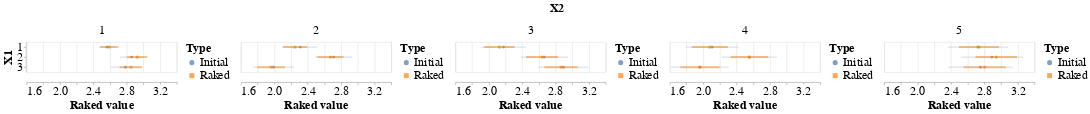

Notebook source saved alongside this figure:
### Markdown cell above
We plot initial values and raked values with their uncertainties (plus or minus the standard deviation).

### Code cell
bar = alt.Chart(df_raked).mark_errorbar(clip=True, opacity=0.5).encode(
    alt.X('Upper:Q', scale=alt.Scale(zero=False), axis=alt.Axis(title='Raked value')),
    alt.X2('Lower:Q'),
    alt.Y('X1:N', axis=alt.Axis(title='X1')),
    color=alt.Color('Type:N', legend=None),
    strokeWidth=alt.StrokeWidth('width:Q', legend=None)
)
point = alt.Chart(df_raked).mark_point(
    filled=True
).encode(
    alt.X('Value:Q'),
    alt.Y('X1:N'),
    color=alt.Color('Type:N'),
    shape=alt.Shape('Type:N')
)
chart = alt.layer(point, bar).resolve_scale(
    shape='independent',
    color='independent'
).facet(
    column=alt.Column('X2:N', header=alt.Header(title='X2', titleFontSize=24, labelFontSize=24)),
).configure_axis(
    labelFontSize=24,
    titleFontSize=24
).configure_legend(
    labelFontSize=24,
    titleFontSize=24
)
chart

### Figure 1 — Vega-Lite specification as saved in the notebook (floating-point values rounded to 4 significant figures)
{"config": {"view": {"continuousWidth": 300, "continuousHeight": 300}, "axis": {"labelFontSize": 24, "titleFontSize": 24}, "legend": {"labelFontSize": 24, "titleFontSize": 24}}, "data": {"name": "data-aa283ec422b1b225ed12260d5d9272c5"}, "facet": {"column": {"field": "X2", "header": {"labelFontSize": 24, "title": "X2", "titleFontSize": 24}, "type": "nominal"}}, "spec": {"layer": [{"mark": {"type": "point", "filled": true}, "encoding": {"color": {"field": "Type", "type": "nominal"}, "shape": {"field": "Type", "type": "nominal"}, "x": {"field": "Value", "type": "quantitative"}, "y": {"field": "X1", "type": "nominal"}}}, {"mark": {"type": "errorbar", "clip": true, "opacity": 0.5}, "encoding": {"color": {"field": "Type", "legend": null, "type": "nominal"}, "strokeWidth": {"field": "width", "legend": null, "type": "quantitative"}, "x": {"axis": {"title": "Raked value"}, "field": "Upper", "scale": {"zero": false}, "type": "quantitative"}, "x2": {"field": "Lower"}, "y": {"axis": {"title": "X1"}, "field": "X1", "type": "nominal"}}}], "resolve": {"scale": {"color": "independent", "shape": "independent"}}}, "$schema": "https://vega.github.io/schema/vega-lite/v5.20.1.json", "datasets": {"data-aa283ec422b1b225ed12260d5d9272c5": [{"X1": 1, "X2": 1, "Value": 2.564, "Type": "Initial", "width": 1, "variance": 0.01, "Upper": 2.664, "Lower": 2.464}, {"X1": 2, "X2": 1, "Value": 2.858, "Type": "Initial", "width": 1, "variance": 0.02, "Upper": 3.0, "Lower": 2.717}, {"X1": 3, "X2": 1, "Value": 2.784, "Type": "Initial", "width": 1, "variance": 0.03, "Upper": 2.957, "Lower": 2.611}, {"X1": 1, "X2": 2, "Value": 2.311, "Type": "Initial", "width": 1, "variance": 0.04, "Upper": 2.511, "Lower": 2.111}, {"X1": 2, "X2": 2, "Value": 2.711, "Type": "Initial", "width": 1, "variance": 0.05, "Upper": 2.934, "Lower": 2.487}, {"X1": 3, "X2": 2, "Value": 1.99, "Type": "Initial", "width": 1, "variance": 0.06, "Upper": 2.235, "Lower": 1.745}, {"X1": 1, "X2": 3, "Value": 2.177, "Type": "Initial", "width": 1, "variance": 0.07, "Upper": 2.442, "Lower": 1.913}, {"X1": 2, "X2": 3, "Value": 2.664, "Type": "Initial", "width": 1, "variance": 0.08, "Upper": 2.947, "Lower": 2.381}, {"X1": 3, "X2": 3, "Value": 2.893, "Type": "Initial", "width": 1, "variance": 0.09, "Upper": 3.193, "Lower": 2.593}, {"X1": 1, "X2": 4, "Value": 2.107, "Type": "Initial", "width": 1, "variance": 0.1, "Upper": 2.423, "Lower": 1.791}, {"X1": 2, "X2": 4, "Value": 2.553, "Type": "Initial", "width": 1, "variance": 0.11, "Upper": 2.885, "Lower": 2.221}, {"X1": 3, "X2": 4, "Value": 1.96, "Type": "Initial", "width": 1, "variance": 0.12, "Upper": 2.306, "Lower": 1.613}, {"X1": 1, "X2": 5, "Value": 2.721, "Type": "Initial", "width": 1, "variance": 0.13, "Upper": 3.082, "Lower": 2.361}, {"X1": 2, "X2": 5, "Value": 2.889, "Type": "Initial", "width": 1, "variance": 0.14, "Upper": 3.263, "Lower": 2.515}, {"X1": 3, "X2": 5, "Value": 2.751, "Type": "Initial", "width": 1, "variance": 0.15, "Upper": 3.139, "Lower": 2.364}, {"X1": 1, "X2": 1, "Value": 2.59, "Type": "Raked", "width": 2, "variance": 0.01174, "Upper": 2.698, "Lower": 2.482}, {"X1": 2, "X2": 1, "Value": 2.925, "Type": "Raked", "width": 2, "variance": 0.01474, "Upper": 3.047, "Lower": 2.804}, {"X1": 3, "X2": 1, "Value": 2.85, "Type": "Raked", "width": 2, "variance": 0.01822, "Upper": 2.985, "Lower": 2.715}, {"X1": 1, "X2": 2, "Value": 2.247, "Type": "Raked", "width": 2, "variance": 0.02154, "Upper": 2.393, "Lower": 2.1}, {"X1": 2, "X2": 2, "Value": 2.671, "Type": "Raked", "width": 2, "variance": 0.02479, "Upper": 2.829, "Lower": 2.514}, {"X1": 3, "X2": 2, "Value": 1.962, "Type": "Raked", "width": 2, "variance": 0.02753, "Upper": 2.127, "Lower": 1.796}, {"X1": 1, "X2": 3, "Value": 2.127, "Type": "Raked", "width": 2, "variance": 0.03337, "Upper": 2.309, "Lower": 1.944}, {"X1": 2, "X2": 3, "Value": 2.637, "Type": "Raked", "width": 2, "variance": 0.03685, "Upper": 2.829, "Lower": 2.445}, {"X1": 3, "X2": 3, "Value": 2.865, "Type": "Raked", "width": 2, "variance": 0.03952, "Upper": 3.063, "Lower": 2.666}, {"X1": 1, "X2": 4, "Value": 2.08, "Type": "Raked", "width": 2, "variance": 0.04683, "Upper": 2.296, "Lower": 1.863}, {"X1": 2, "X2": 4, "Value": 2.553, "Type": "Raked", "width": 2, "variance": 0.05071, "Upper": 2.779, "Lower": 2.328}, {"X1": 3, "X2": 4, "Value": 1.961, "Type": "Raked", "width": 2, "variance": 0.05448, "Upper": 2.194, "Lower": 1.727}, {"X1": 1, "X2": 5, "Value": 2.735, "Type": "Raked", "width": 2, "variance": 0.05743, "Upper": 2.974, "Lower": 2.495}, {"X1": 2, "X2": 5, "Value": 2.941, "Type": "Raked", "width": 2, "variance": 0.06181, "Upper": 3.19, "Lower": 2.693}, {"X1": 3, "X2": 5, "Value": 2.802, "Type": "Raked", "width": 2, "variance": 0.06419, "Upper": 3.055, "Lower": 2.549}]}}
